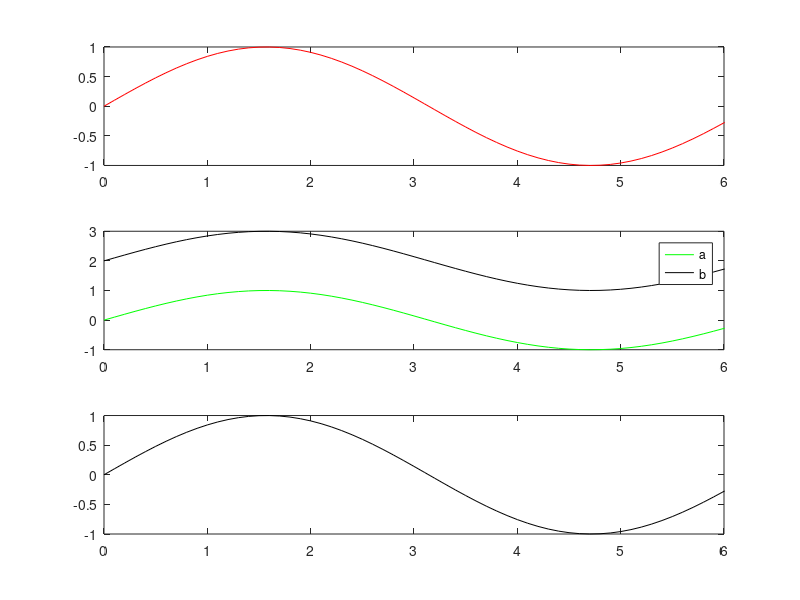

Write MATLAB code to recreate this figure. (Note: this script raises an error after producing the figure.)
clc
clear
close all
x = 0:0.1:2*pi;
y = sin(x);
figure
subplot(3,1,1);

plot(x,y,'r')
xlim([0 6])
subplot(3,1,2);

plot(x,y,'g')
hold on

plot(x,y+2,'k')
legend('a','b')
xlim([0 6])
subplot(3,1,3);

plot(x,y,'k')
xlim([0 6])
% xlabel('{a;time(s)}')
f = figure(1);
x_ticks_label_off(f)
x_label_subplot2(f);
format_figure(f,2)
y_label_subplot(f,{'a','b','c'})
